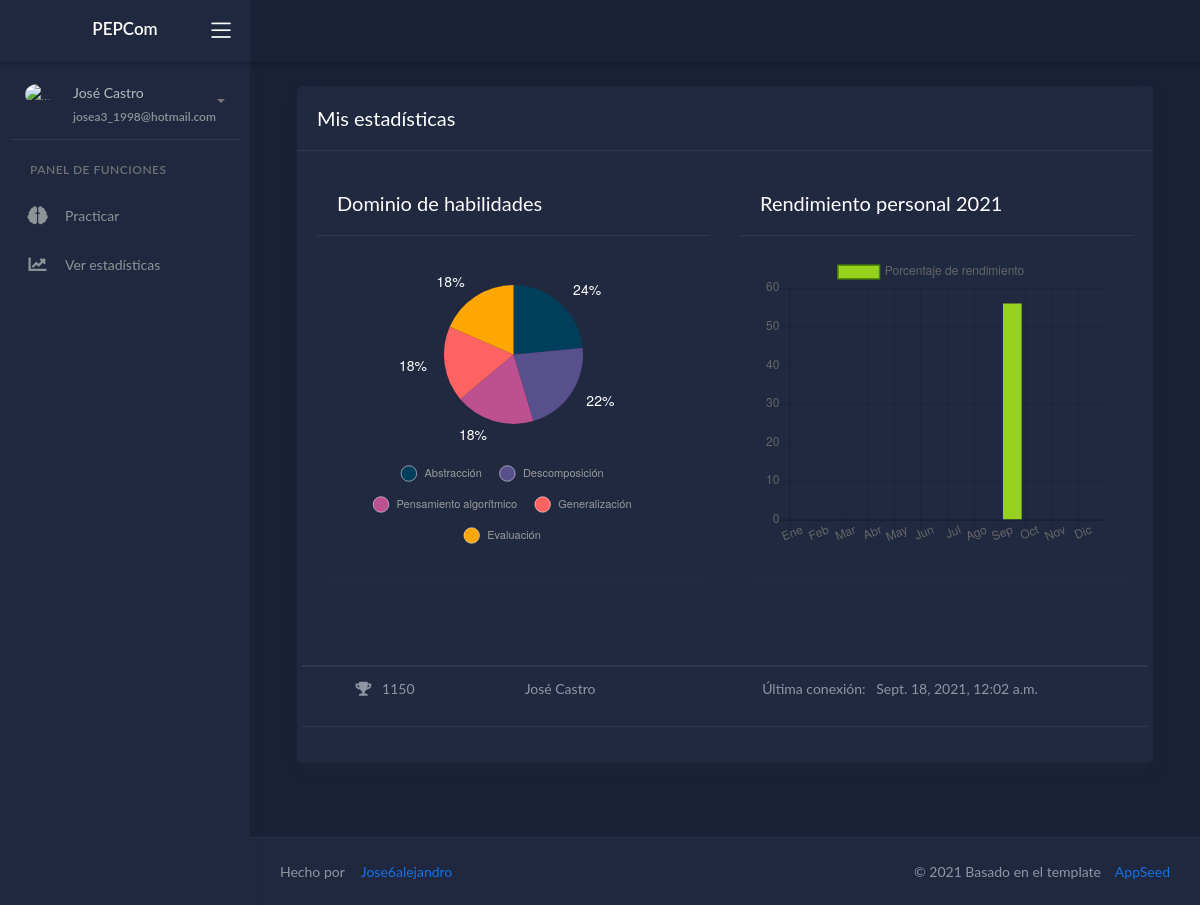
/home/stats/ (signed in), run on the app's committed database.
### statistics_app/models.py (models this page shows, shortened)
class My_Skills(models.Model):
   user = models.ForeignKey(User, on_delete=models.CASCADE, blank=True)
   score = models.IntegerField(default=0, blank=True)
   abstraction = models.IntegerField(default=0, blank=True)
   decomposition = models.IntegerField(default=0, blank=True)
   algorithms = models.IntegerField(default=0, blank=True)
   generalization = models.IntegerField(default=0, blank=True)
   evaluation = models.IntegerField(default=0, blank=True)
   attempts = models.IntegerField(default=0, blank=True)
   correct_answers = models.IntegerField(default=0, blank=True)

### statistics_app/views.py (the view)
# urls.py: path('home/stats/',views.my_stats, name="stats"),
@login_required()
@user_passes_test(views.check, login_url= '/home/')
def my_stats(request):
    title = 'Mis estadísticas'
    user_skills = request.user.my_skills_set.get()
    user_performance = request.user.my_performance_set.get()
    year = date.today().year
    total_skills_value = (
                        user_skills.abstraction +
                        user_skills.decomposition +
                        user_skills.algorithms +
                        user_skills.generalization +
                        user_skills.evaluation
                        )
    return render(request, 'personal_stats.html', {
                                                    "skill": user_skills,
                                                    "performance": user_performance,
                                                    "total": total_skills_value,
                                                    "year": year,
                                                    "title": title
                                                    })

### register_app/views.py (called while the page is built)
def check(user):
    return user.user_profile_set.get().user_role

### templates/personal_stats.html (shortened to what this page needs)
{% extends "layouts/base.html" %}
{% block content %}
	<div class="wrapper">
		{% include 'includes/navigation.html' %}
        {% include 'includes/sidebar.html' %}
		<div class="main-panel">
			<div class="content">
			<div class="page-inner">
			<div class="page-header">
				<div class="col-md-12">
					<div class="card">
						<div class="card-header">
							<div class="card-title">{{title}}</div>
						</div>
						<div class="card-body">
							<div class="row">
								<div class="col-md-6 col-lg-6">
									<div class="card">
										<div class="card-header">
											<div class="card-title">Dominio de habilidades</div>
										</div>
										<div class="card-body">
											<div class="chart-container">
												<canvas id="skillsChart" style="width: 50%; height: 50%"></canvas>
											</div>
										</div>
									</div>
								</div>
								<div class="col-md-6 col-lg-6">
									<div class="card">
										<div class="card-header">
											<div class="card-title">Rendimiento personal {{year}}</div>
										</div>
										<div class="card-body">
											<div class="chart-container">
												<canvas id="performanceChart"></canvas>
											</div>
										</div>
									</div>
								</div>
								<div class="table-responsive">
									<table class="table table-hover">
										<thead>
											<tr>
												<th scope="col"> </th>
												<th scope="col"> </th>
												<th scope="col"> </th>
											</tr>
										</thead>
											<tbody>
												<tr class="text-center">
													<td>
														<p><i class="fas fa-trophy"></i> &nbsp; {{skill.score}}</p>
													</td>
													<td>
														<p>{{skill.user.first_name}} {{skill.user.last_name}}</p>
													</td>
													<td>
														<p>Última conexión: &nbsp; {{skill.user.last_login}}</p>
													</td>
												</tr>
											</tbody>
									</table>
								</div>
							</div>
						</div>
					</div>
				</div>
			</div>
			</div>
		{% include 'includes/footer.html' %}
		</div>
	</div>
{% endblock content %}
{% block javascripts %}
	<script>
		var performanceChart = document.getElementById('performanceChart').getContext('2d'),
		skillsChart = document.getElementById('skillsChart').getContext('2d')
		var barChart = new Chart(performanceChart, {
			type: 'bar',
			data: {
				labels: ["Ene", "Feb", "Mar", "Abr", "May", "Jun", "Jul", "Ago", "Sep", "Oct", "Nov", "Dic"],
				datasets : [{
					label: "Porcentaje de rendimiento",
					backgroundColor: '#95D11D',
					borderColor: '#4F9001',
					data: ['{{performance.january}}', '{{performance.february}}', '{{performance.march}}',
							'{{performance.april}}', '{{performance.may}}', '{{performance.june}}',
						 	'{{performance.july}}', '{{performance.august}}', '{{performance.september}}',
							'{{performance.october}}', '{{performance.november}}', '{{performance.december}}'],
				}],
			},
			options: {
				responsive: true,
				maintainAspectRatio: false,
				scales: {
					yAxes: [{
						ticks: {
							beginAtZero:true
						}
					}]
				},
			}
		});
		var pieChart = new Chart(skillsChart, {
			type: 'pie',
			data: {
				datasets: [{
					data: [('{{skill.abstraction}}'/'{{total}}') * 100,
							('{{skill.decomposition}}'/'{{total}}') * 100,
							('{{skill.algorithms}}'/'{{total}}') * 100,
							('{{skill.generalization}}'/'{{total}}') * 100,
							('{{skill.evaluation}}'/'{{total}}') * 100],
					backgroundColor :["#003f5c","#58508d","#bc5090","#ff6361" ,"#ffa600"],
					borderWidth: 0
				}],
				labels: ['Abstracción', 'Descomposición', 'Pensamiento algorítmico','Generalización', 'Evaluación']
			},
			options : {
				responsive: true,
				maintainAspectRatio: false,
				legend: {
					position : 'bottom',
					labels : {
						fontColor: 'rgb(154, 154, 154)',
						fontSize: 11,
						usePointStyle : true,
						padding: 20
					}
				},
				pieceLabel: {
					render: 'percentage',
					fontColor: 'white',
					fontSize: 14,
					position: 'outside'
				},
				tooltips: false,
				layout: {
					padding: {
						left: 5,
						right: 5,
						top: 5,
						bottom: 5
					}
				}
			}
		})
	</script>
{% endblock javascripts %}

### templates/includes/sidebar.html (shortened to what this page needs)
		<div class="sidebar sidebar-style-2" data-background-color="dark2">
			<div class="sidebar-wrapper scrollbar scrollbar-inner">
				<div class="sidebar-content">
					<div class="user">
						<div class="avatar-sm float-left mr-2">
							<img src="/static/assets/img/icon2.png" alt="..." class="avatar-img rounded-circle">
						</div>
						<div class="info">
							<a data-toggle="collapse" href="#collapseExample" aria-expanded="true">
								<span>
									{{ request.user.first_name }}
									{{ request.user.last_name }}
									<span class="user-level">
										{{ request.user.email }}
									</span>
									<span class="caret"></span>
								</span>
							</a>
						</div>
					</div>
				{% if not user.user_profile_set.first.user_role%}
					<ul class="nav nav-primary">
						<li class="nav-section">
							<span class="sidebar-mini-icon">
								<i class="fa fa-ellipsis-h"></i>
							</span>
							<h4 class="text-section">Panel de funciones </h4>
						</li>
						<li class="nav-item {% if 'ui-' in segment %} active {% endif %}">
							<a data-toggle="collapse" href="#base">
								<i class="fas fa-th-list"></i>
								<p>Gestionar problemas</p>
								<span class="caret"></span>
							</a>
							<div class="collapse" id="base">
								<ul class="nav nav-collapse">
									<li>
										<a href="{% url 'read' %}">
											<span class="sub-item">Ver problemas</span>
										</a>
									</li>
									<li>
										<a href="{% url 'create' %}">
											<span class="sub-item">Agregar un problema</span>
										</a>
									</li>
								</ul>
							</div>
						</li>
						<li class="nav-item ">
							<a href="{% url 'statistics' %}">
								<i class="fas fa-chart-bar"></i>
								<p>Ver estadísticas</p>
							</a>
						</li>
					</ul>
				{% else %}
					<ul class="nav nav-primary">
							<li class="nav-section">
								<h4 class="text-section">Panel de funciones</h4>
							</li>
							<li class="nav-item ">
								<a href="{% url 'question' %}">
									<i class="fas fa-brain"></i>
									<p>Practicar</p>
								</a>
							</li>
							<li class="nav-item ">
								<a href="{% url 'stats' %}">
									<i class="fas fa-chart-line"></i>
									<p>Ver estadísticas</p>
								</a>
							</li>
						</ul>
				{% endif %}
				</div>
			</div>
		</div>

### data on the page
My_Skills: score "1150", user.first_name "José", user.last_name "Castro", user.last_login "Sept. 18, 2021, 12:02 a.m."

### other printed values
{{ request.user.first_name }} "José"
{{ request.user.last_name }} "Castro"
{{ request.user.email }} "josea3_1998@hotmail.com"
{{ title }} "Mis estadísticas"
chart data {{ performance.january }} 0
chart data {{ performance.february }} 0
chart data {{ performance.march }} 0
chart data {{ performance.april }} 0
